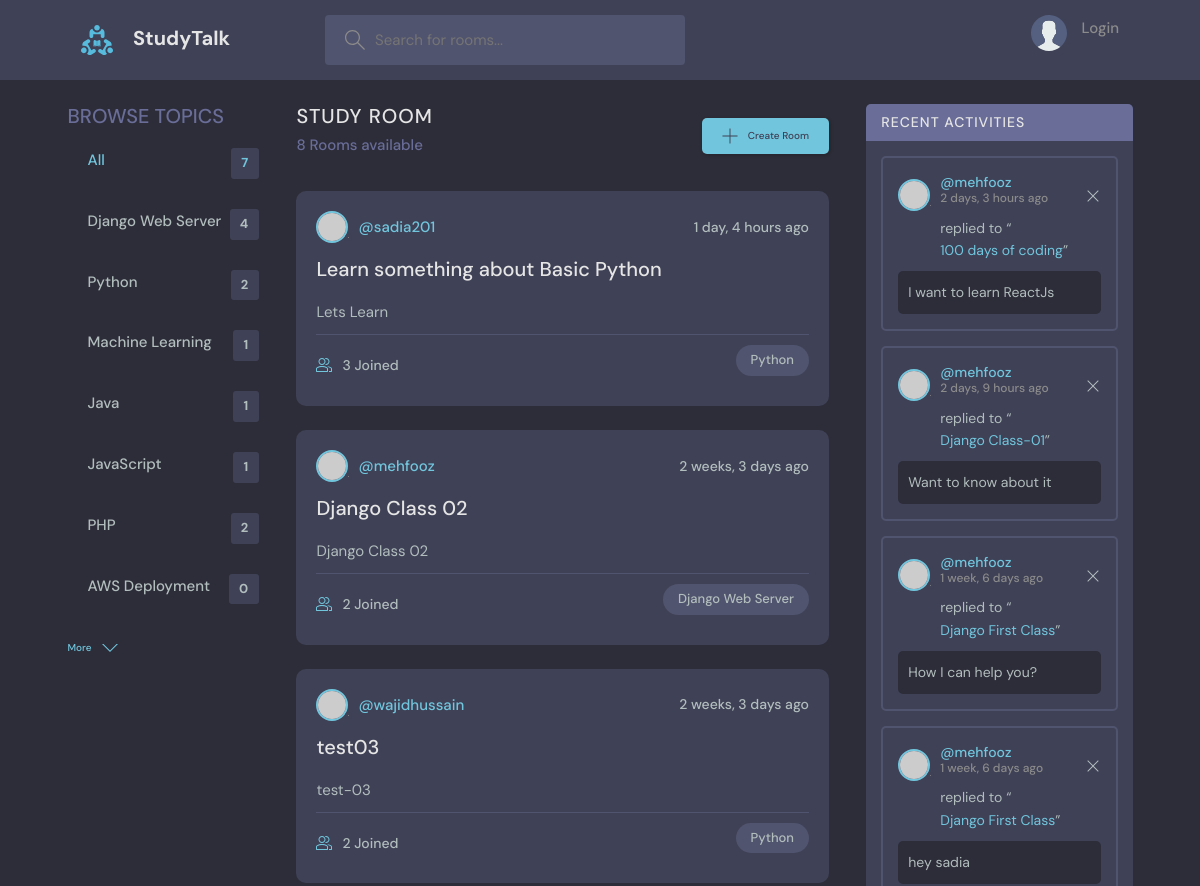
Before: / (upper part) with the older database file.
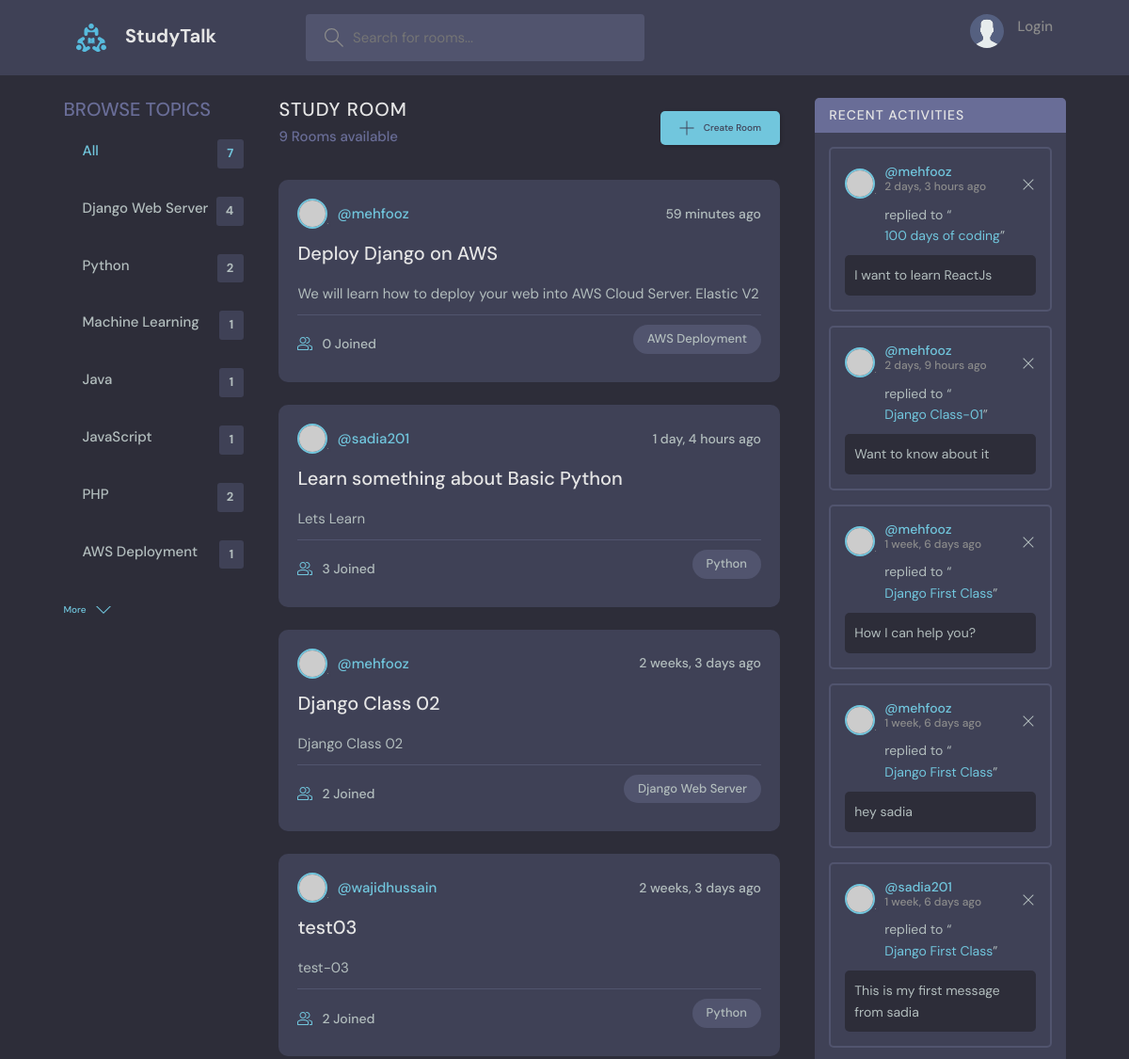
After: the same page with the newer database file.
### base/models.py (models this page shows, shortened)
class Topic(models.Model):
    name = models.CharField(max_length=200)

class Room(models.Model):
    host = models.ForeignKey(User, on_delete=models.SET_NULL, null=True)
    topic = models.ForeignKey(Topic, on_delete=models.SET_NULL, null=True)
    name = models.CharField(max_length=200)
    description = models.TextField(null=True, blank=True)
    participants = models.ManyToManyField(User, related_name='participants', blank=True)
    updated = models.DateTimeField(auto_now=True)
    created = models.DateTimeField(auto_now_add=True)
    class Meta:
        ordering = ['-updated', '-created']
    def __str__(self):
        return str(self.name)

class Message(models.Model):
    user = models.ForeignKey(User, on_delete=models.CASCADE)
    room = models.ForeignKey(Room, on_delete=models.CASCADE)
    body = models.TextField()
    updated = models.DateTimeField(auto_now=True)
    created = models.DateTimeField(auto_now_add=True)
    class Meta:
        ordering = ['-updated', '-created']

### base/views.py (the view)
# urls.py: path('', views.home, name='home'),
def home(request):
    q = request.GET.get('q') if request.GET.get('q') != None else 'S'
    rooms = Room.objects.filter(
        Q(topic__name__icontains=q) |
        Q(name__icontains=q) |
        Q(description__icontains=q)
        )
    topics = Topic.objects.all()
    room_count = rooms.count()
    room_messages = Message.objects.filter(Q(room__topic__name__icontains=q) )
    context = {'rooms':rooms,
               'topics':topics,
               'room_count':room_count,
               'room_messages':room_messages
               }
    return render(request, 'base/home.html', context)

### base/templates/base/home.html (shortened to what this page needs)
{% extends 'base/main.html' %}
{% block content %}
<main class="layout layout--3">
    <div class="container">
      {% include "base/topic_components.html" %}
      <div class="roomList">
        <div class="roomList__header">
          <div>
            <h2>Study Room</h2>
            <p>{{room_count}} Rooms available</p>
          </div>
          <a class="btn btn--main" href="{% url 'create-room' %}">
            <svg version="1.1" xmlns="http://www.w3.org/2000/svg" width="32" height="32" viewBox="0 0 32 32">
              <title>add</title>
              <path
                d="M16.943 0.943h-1.885v14.115h-14.115v1.885h14.115v14.115h1.885v-14.115h14.115v-1.885h-14.115v-14.115z"
              ></path>
            </svg>
            Create Room
          </a>
        </div>
        {% include "base/feed_components.html" %}
      </div>
      {% include "base/activity_components.html" %}
    </div>
  </main>
{% endblock content %}

### base/templates/base/topic_components.html
<div class="topics">
  <div class="topics__header">
    <h2>Browse Topics</h2>
  </div>
  <ul class="topics__list">
    <li>
      <a href="{% url 'home' %}" class="active">All <span>{{topics.count}}</span></a>
    </li>
    {% for topic in topics %}
      <li>
        <a href="{% url 'home' %}?q={{topic.name}}">{{topic.name}} <span>{{topic.room_set.all.count}}</span></a>
      </li>
    {% endfor %}
  </ul>
  <a class="btn btn--link" href="topics.html">
    More
    <svg version="1.1" xmlns="http://www.w3.org/2000/svg" width="32" height="32" viewBox="0 0 32 32">
      <title>chevron-down</title>
      <path d="M16 21l-13-13h-3l16 16 16-16h-3l-13 13z"></path>
    </svg>
  </a>
</div>

### base/templates/base/feed_components.html (shortened to what this page needs)
{% load static %}
{% for room in rooms %}
    <div class="roomListRoom">
        <div class="roomListRoom__header">
        <a href="{% url 'user-profile' room.host.id %}" class="roomListRoom__author">
            <div class="avatar avatar--small">
            <img src="https://randomuser.me/api/portraits/women/11.jpg" />
            </div>
            <span>@{{room.host.username}}</span>
        </a>
        <div class="roomListRoom__actions">
            <span>{{room.created|timesince}} ago</span>
        </div>
        </div>
        <div class="roomListRoom__content">
        <a href="{% url 'room' room.id %}">{{room.name}}</a>
        <p>
            {{room.description}}
        </p>
        </div>
        <div class="roomListRoom__meta">
        <a href="{% url 'room' room.id %}" class="roomListRoom__joined">
            {{room.participants.all.count}} Joined
        </a>
        <p class="roomListRoom__topic">{{room.topic.name}}</p>
        </div>
    </div>
{% endfor %}

### base/templates/base/activity_components.html (shortened to what this page needs)
{% load static %}
<div class="activities">
    <div class="activities__header">
      <h2>Recent Activities</h2>
    </div>
    {% for message in room_messages %}
        <div class="activities__box">
        <div class="activities__boxHeader roomListRoom__header">
            <a href="{% url 'user-profile' message.user.id %}" class="roomListRoom__author">
            <div class="avatar avatar--small">
                <img src="https://randomuser.me/api/portraits/women/11.jpg" />
            </div>
            <p>
                @{{message.user}}
                <span>{{message.created|timesince}} ago</span>
            </p>
            </a>
            <div class="roomListRoom__actions">
            <a href="{% url 'delete-message' message.id %}">
                <svg version="1.1" xmlns="http://www.w3.org/2000/svg" width="32" height="32" viewBox="0 0 32 32">
                <title>remove</title>
                <path
                    d="M27.314 6.019l-1.333-1.333-9.98 9.981-9.981-9.981-1.333 1.333 9.981 9.981-9.981 9.98 1.333 1.333 9.981-9.98 9.98 9.98 1.333-1.333-9.98-9.98 9.98-9.981z"
                ></path>
                </svg>
            </a>
            </div>
        </div>
        <div class="activities__boxContent">
            <p>replied to “<a href="{% url 'room' message.room.id %}">{{message.room}}</a>”</p>
            <div class="activities__boxRoomContent">
            {{message.body}}
            </div>
        </div>
        </div>
    {% endfor %}
  </div>

Changed rows visible on the page:
computed for Topic "AWS Deployment": room_set.all.count "0" → "1"
added Room: host.username "mehfooz", created "59 minutes", name "Deploy Django on AWS", description "We will learn how to deploy your web into AWS Cloud Server. Elastic V2", participants.all.count "0", topic.name "AWS Deployment"
now on this page (row unchanged): Message: user "sadia201", created "1 week, 6 days", room "Django First Class", body "This is my first message from sadia"
Other visible differences:
{{ room_count }}: "8" → "9"
